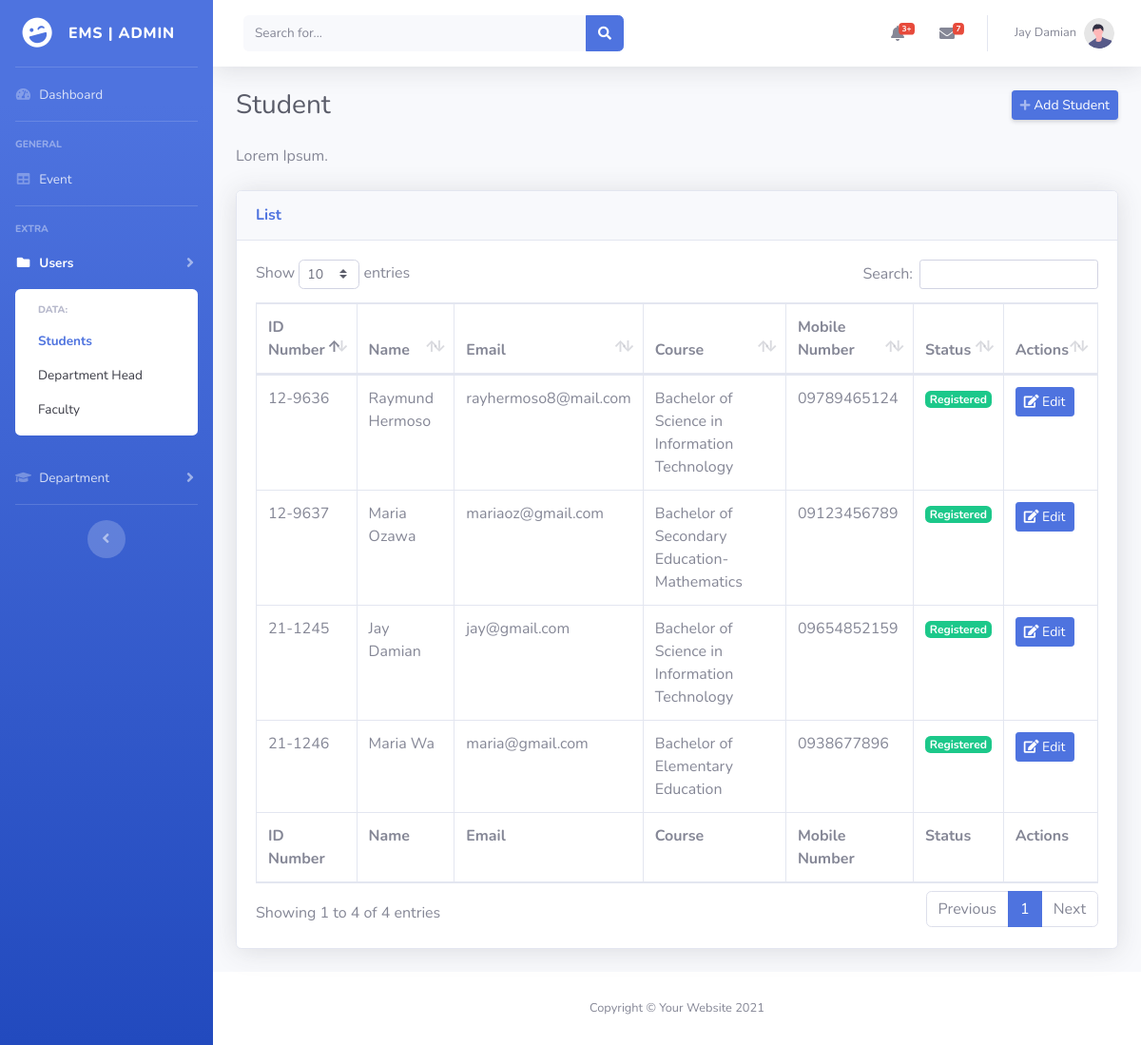
Screenshot of /admin/student.php (signed in) with the database file from the repository.
### tables this page shows
CREATE TABLE `tbl_users` (
  `user_id` int(11) NOT NULL,
  `id_number` varchar(50) NOT NULL,
  `firstname` varchar(200) NOT NULL,
  `middlename` varchar(200) NOT NULL,
  `lastname` varchar(200) NOT NULL,
  `email` varchar(200) NOT NULL,
  `mobile_number` varchar(50) NOT NULL,
  `role` varchar(50) NOT NULL,
  `username` varchar(200) NOT NULL,
  `password` varchar(200) NOT NULL
);

CREATE TABLE `tbl_student` (
  `id` int(11) NOT NULL,
  `school_id_number` varchar(200) DEFAULT NULL,
  `course_id` int(11) DEFAULT NULL
);

CREATE TABLE `tbl_course` (
  `id` int(11) NOT NULL,
  `course` varchar(200) DEFAULT NULL,
  `dept_id` int(11) DEFAULT NULL
);

### include/DbConnection.php (called while the page is built, shortened)
<?php
class DbConnection{
    private $host = 'localhost';
    private $username = 'root';
    private $password = '';
    private $database = 'ems';
    protected $connection;
    public function __construct(){
        if (!isset($this->connection)) {
            $this->connection = new mysqli($this->host, $this->username, $this->password, $this->database);
        }
        return $this->connection;
    }
}

### include/FetchDepartment.php (called while the page is built, shortened)
<?php
include_once('DbConnection.php');
class FetchDepartment extends DbConnection{
    public function getDepartmentSidebar(){
        $page = substr($_SERVER["SCRIPT_NAME"],strrpos($_SERVER["SCRIPT_NAME"],"/")+1);
        $sql = "SELECT * FROM tbl_department";
        $query = $this->connection->query($sql);
        if($query->num_rows > 0){
            while($row = $query->fetch_assoc()){
                echo '<a class="collapse-item'; if($page == strtolower($row['department_code']).'.php'){echo ' active';} echo '" href='.strtolower($row['department_code']).'.php?department='.$row['id'].'>'.$row['department_code'].'</a> ';
            }
        }
        else{
            return false;
        }
    }
}

### include/FetchUser.php (the view, shortened to what this page needs)
<?php
include_once('DbConnection.php');
class FetchUser extends DbConnection{
    public function getUsersStudent(){
        $sql = "SELECT a.*, b.*, c.* FROM tbl_student AS a LEFT JOIN tbl_users AS b ON a.school_id_number = b.id_number LEFT JOIN tbl_course AS c ON a.course_id = c.id";
        $query = $this->connection->query($sql);
        if($query->num_rows > 0){
            while($row = $query->fetch_assoc()){
                echo '<tr>
                        <td>'.$row['school_id_number'].'</td>
                        <td>'.$row['firstname'].' '.$row['lastname'].'</td>
                        <td>'.$row['email'].'</td>
                        <td>'.$row['course'].'</td>
                        <td>'.$row['mobile_number'].'</td>
                        <td>';
                        if($row['id_number'] == ''){
                            echo '<span class="badge badge-warning">Not Registered</span>';
                        }
                        else{
                            echo '<span class="badge badge-success">Registered</span>';
                        }
                echo    '</td>
                        <td><a href="#" class="btn btn-primary btn-sm"><i class="fas fa-edit"></i> Edit</a></td>
                    </tr>';
            }
        }
        else{
            return false;
        }
    }
    public function details($sql){
        $query = $this->connection->query($sql);
        $row = $query->fetch_array();
        return $row;
    }
}

### admin/include/nav.php (shortened to what this page needs)
<nav class="navbar navbar-expand navbar-light bg-white topbar mb-4 static-top shadow">
    <form
        class="d-none d-sm-inline-block form-inline mr-auto ml-md-3 my-2 my-md-0 mw-100 navbar-search">
        <div class="input-group">
            <input type="text" class="form-control bg-light border-0 small" placeholder="Search for..."
                aria-label="Search" aria-describedby="basic-addon2">
            <div class="input-group-append">
                <button class="btn btn-primary" type="button">
                    <i class="fas fa-search fa-sm"></i>
                </button>
            </div>
        </div>
    </form>
    <ul class="navbar-nav ml-auto">
        <li class="nav-item dropdown no-arrow mx-1">
            <a class="nav-link dropdown-toggle" href="#" id="alertsDropdown" role="button"
                data-toggle="dropdown" aria-haspopup="true" aria-expanded="false">
                <i class="fas fa-bell fa-fw"></i>
                <span class="badge badge-danger badge-counter">3+</span>
            </a>
        </li>
        <li class="nav-item dropdown no-arrow mx-1">
            <a class="nav-link dropdown-toggle" href="#" id="messagesDropdown" role="button"
                data-toggle="dropdown" aria-haspopup="true" aria-expanded="false">
                <i class="fas fa-envelope fa-fw"></i>
                <span class="badge badge-danger badge-counter">7</span>
            </a>
        </li>
        <li class="nav-item dropdown no-arrow">
            <a class="nav-link dropdown-toggle" href="#" id="userDropdown" role="button"
                data-toggle="dropdown" aria-haspopup="true" aria-expanded="false">
                <span class="mr-2 d-none d-lg-inline text-gray-600 small"><?php echo $row['firstname'].' '.$row['lastname']; ?></span>
                <img class="img-profile rounded-circle"
                    src="../img/undraw_profile.svg">
            </a>
        </li>
    </ul>
</nav>

### css/ems.css (style rules this page uses)
.topbar.navbar-light .navbar-nav .nav-item .nav-link { color: #858796; }

### rows the page displays
tbl_users: firstname "Jay", lastname "Damian"
tbl_student: school_id_number "21-1246", tbl_users.firstname "Maria", tbl_users.lastname "Wa", tbl_users.email "maria@gmail.com", course.course "Bachelor of Elementary Education", tbl_users.mobile_number "0938677896"
tbl_student: school_id_number "12-9637", tbl_users.firstname "Maria", tbl_users.lastname "Ozawa", tbl_users.email "mariaoz@gmail.com", course.course "Bachelor of Secondary Education- Mathematics", tbl_users.mobile_number "09123456789"
tbl_student: school_id_number "21-1245", tbl_users.firstname "Jay", tbl_users.lastname "Damian", tbl_users.email "jay@gmail.com", course.course "Bachelor of Science in Information Technology", tbl_users.mobile_number "09654852159"
tbl_student: school_id_number "12-9636", tbl_users.firstname "Raymund", tbl_users.lastname "Hermoso", tbl_users.email "rayhermoso8@mail.com", course.course "Bachelor of Science in Information Technology", tbl_users.mobile_number "09789465124"
